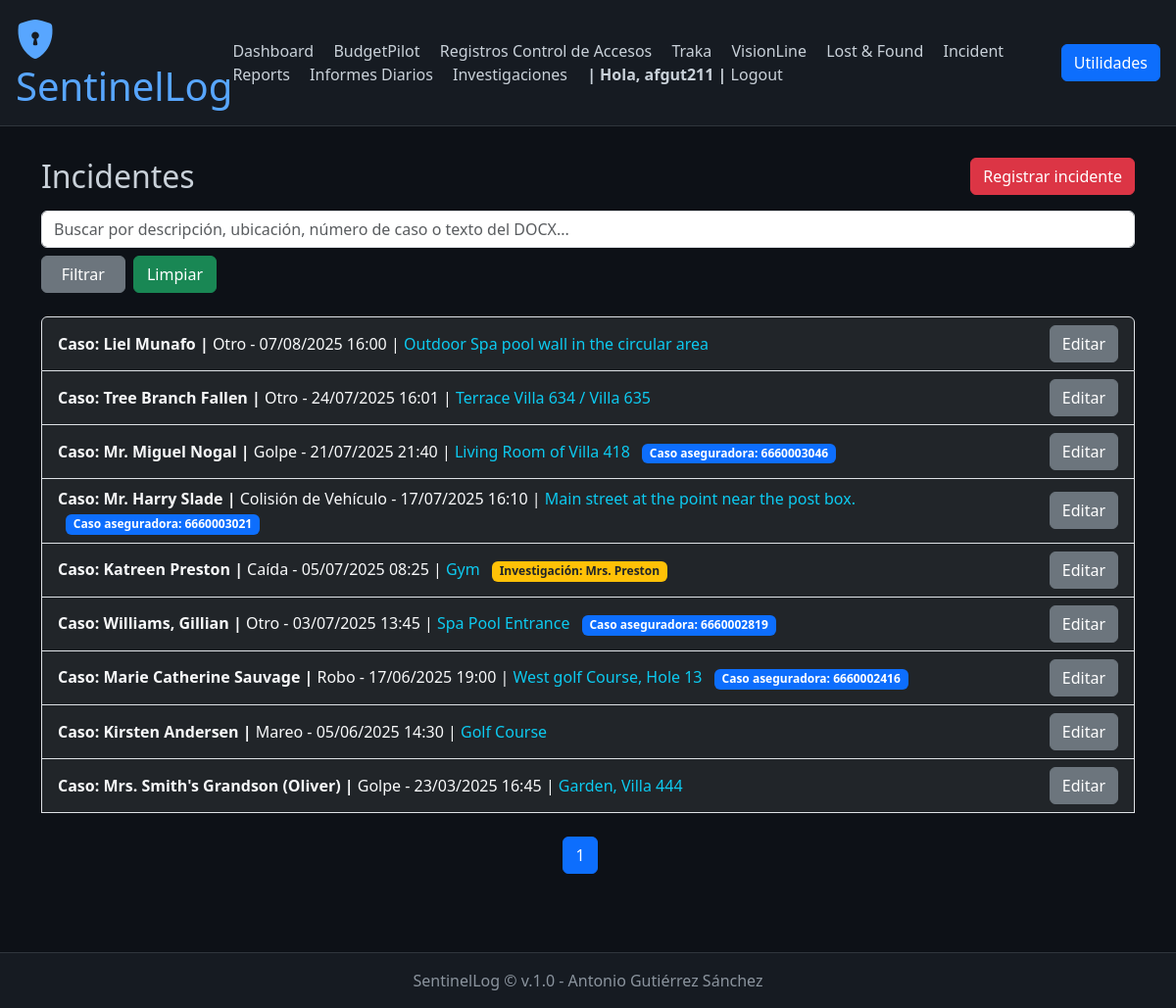
/incident_management/ (signed in), run on an earlier commit of the app's database.
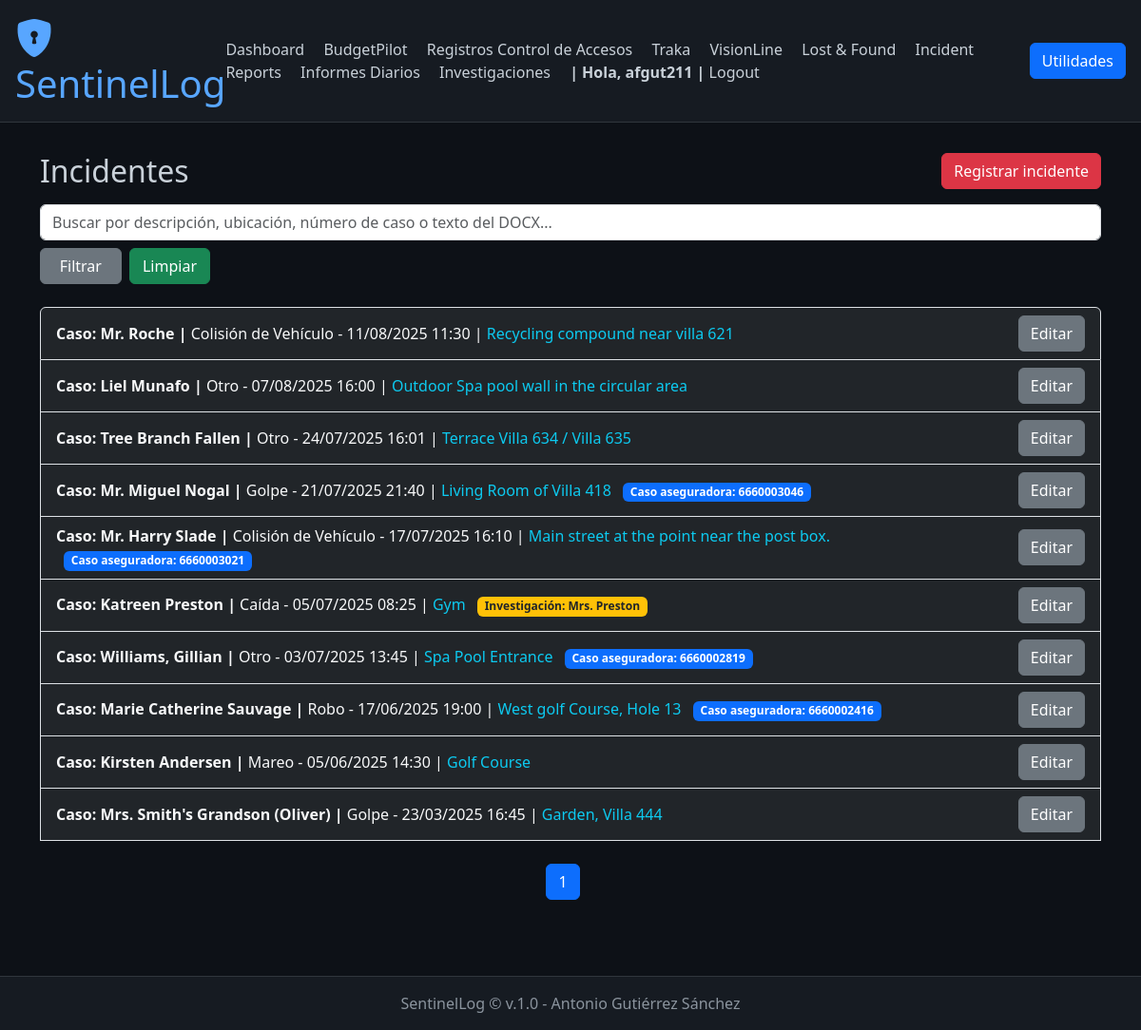
And on a later commit of the database.
### incident_management/models.py (models this page shows, shortened)
class Incident(models.Model):
    incident_type = models.ForeignKey(IncidentType, on_delete=models.PROTECT, null=True)
    affected_person = models.CharField("Persona afectada", max_length=100, blank=True, null=True)
    date = models.DateTimeField(help_text="Fecha y hora del incidente")
    location = models.CharField(max_length=255)
    description = models.TextField()
    reported_by = models.ForeignKey(User, on_delete=models.SET_NULL, null=True, related_name='incidents_reported')
    incident_report_docx = models.FileField(upload_to='incident_reports/docx/', null=True, blank=True, help_text="Archivo DOCX del Incident Report")
    insurance_case_number = models.CharField(max_length=100, blank=True, help_text="Número de caso de la aseguradora")
    related_investigation = models.ForeignKey(
        'investigations.InvestigationCase',
        on_delete=models.SET_NULL,
        null=True,
        blank=True,
        help_text="Relaciona este incidente con una investigación si aplica"
    )
    created_at = models.DateTimeField(auto_now_add=True)
    docx_text = models.TextField(blank=True, help_text="Texto extraído del DOCX para búsqueda")
    history = HistoricalRecords()

class IncidentType(models.Model):
    name = models.CharField(max_length=100, unique=True)

### investigations/models.py (models this page shows, shortened)
class InvestigationCase(models.Model):
    title = models.CharField(max_length=200)
    description = models.TextField()
    created_by = models.ForeignKey(User, on_delete=models.SET_NULL, null=True)
    created_at = models.DateTimeField(auto_now_add=True)
    is_closed = models.BooleanField(default=False)
    conclusiones = models.TextField(blank=True, null=True)
    pdf_last_saved = models.DateTimeField(blank=True, null=True)
    history = HistoricalRecords()

### incident_management/views.py (the view, shortened to what this page needs)
# urls.py: path('', views.index, name='daily_activity_index'),
def index(request):
    incidents = Incident.objects.all().order_by('-date')
    search = request.GET.get('search')
    paginator = Paginator(incidents, 10)  # 5 por página
    page_number = request.GET.get('page')
    page_obj = paginator.get_page(page_number)
    return render(request, 'incident_management/index.html', {
        'page_obj': page_obj,
        'search': search,
    })

### incident_management/templates/incident_management/index.html (shortened to what this page needs)
{% extends 'base.html' %}
{% block content %}
<div class="d-flex justify-content-between align-items-center mb-3">
    <h2 class="mb-0">Incidentes</h2>
    <a href="{% url 'add_incident' %}" class="btn btn-danger">
        Registrar incidente
    </a>
</div>
<form method="get" class="row g-2 mb-4">
    <div class="col-md-4 w-100">
        <input type="text" name="search" class="form-control" placeholder="Buscar por descripción, ubicación, número de caso o texto del DOCX..." value="{{ search|default_if_none:'' }}">
    </div>
    <div class="col-md-2 d-flex gap-2">
        <button type="submit" class="btn btn-secondary w-50">Filtrar</button>
        <a href="{% url 'incident_management_index' %}" class="btn btn-success w-50">Limpiar</a>
    </div>
</form>
<div class="list-group">
    {% for incident in page_obj %}
        <div class="list-group-item bg-dark text-light d-flex justify-content-between align-items-center">
            <div>
                <a href="{% url 'incident_detail' incident.pk %}" target="blank" class="text-light text-decoration-none">
                    <strong>Caso: {{ incident.affected_person|default:"-" }} | </strong>
                    {{ incident.incident_type.name }} - {{ incident.date|date:"d/m/Y H:i" }} |
                </a>
                <span class="text-info">{{ incident.location }}</span>
                {% if incident.insurance_case_number %}
                    <span class="badge bg-primary ms-2">Caso aseguradora: {{ incident.insurance_case_number }}</span>
                {% endif %}
                {% if incident.related_investigation %}
                    <span class="badge bg-warning text-dark ms-2">Investigación: {{ incident.related_investigation.title }}</span>
                {% endif %}
            </div>
            <a href="{% url 'edit_incident' incident.pk %}" target="blank" class="btn btn-secondary">
                Editar
            </a>
        </div>
    {% empty %}
        <div class="alert alert-info mb-0">
            No hay incidentes registrados.
        </div>
    {% endfor %}
    <br>
    {% with request.GET.urlencode as filter_query %}
        <nav aria-label="Paginación">
            <ul class="pagination justify-content-center">
                {% for num in page_obj.paginator.page_range %}
                {% if num <= 2 or num > page_obj.paginator.num_pages|add:'-2' or num >= page_obj.number|add:'-1' and num <= page_obj.number|add:'1' %}
                    <li class="page-item {% if page_obj.number == num %}active{% endif %}">
                    <a class="page-link" href="?{{ filter_query }}{% if filter_query %}&{% endif %}page={{ num }}">{{ num }}</a>
                    </li>
                {% elif num == 3 or num == page_obj.paginator.num_pages|add:'-2' %}
                    <li class="page-item disabled"><span class="page-link">…</span></li>
                {% endif %}
                {% endfor %}
            </ul>
        </nav>
    {% endwith %}
</div>
{% endblock %}

### templates/base.html (shortened to what this page needs)
<!DOCTYPE html>
<html lang="es">
<head>
    <link href="https://cdn.jsdelivr.net/npm/bootstrap@5.3.3/dist/css/bootstrap.min.css" rel="stylesheet">
    <link href="https://cdn.jsdelivr.net/npm/bootstrap-icons@1.10.5/font/bootstrap-icons.css" rel="stylesheet">
    <link href="https://cdnjs.cloudflare.com/ajax/libs/toastr.js/latest/toastr.min.css" rel="stylesheet"/>
</head>
<body>
    <header class="d-flex flex-column flex-md-row align-items-center justify-content-between">
        <h1><i class="bi bi-shield-lock-fill"></i> SentinelLog</h1>
        <nav class="mt-3 mt-md-0">
            <a href="/dashboard/">Dashboard</a>
            <a href="{% url 'budgetpilot:presupuesto_list' %}">BudgetPilot</a>
            <a href="{% url 'registro_list' %}">Registros Control de Accesos</a>
            <a href="{% url 'traka:user_list' %}">Traka</a>
            <a href="{% url 'visionline_operator_list' %}">VisionLine</a>
            <a href="{% url 'lostfound:list' %}">Lost &amp; Found</a>
            <a href="/incident_management/">Incident Reports</a>
            <a href="/daily_reports/">Informes Diarios</a>
            <a href="/investigations/">Investigaciones</a>
            {% if user.is_authenticated %}
            <span><b>| Hola, {{ user }} |</b></span>
            <a href="{% url 'account_logout' %}">Logout</a>
            {% else %}
                <a href="/accounts/login/">Login</a>
            {% endif %}
        </nav>
        <div class="order-1 order-md-0">
            <button class="btn btn-primary" type="button" data-bs-toggle="offcanvas" data-bs-target="#offcanvasWithBothOptions" aria-controls="offcanvasWithBothOptions">
                Utilidades
            </button>
        </div>
    </header>
    <main class="container">
        {% block content %}{% endblock %}
    </main>
    <footer>
        SentinelLog © {{ now|date:"YYYY" }} v.1.0 - Antonio Gutiérrez Sánchez
    </footer>
</body>
</html>

### templates/base.html (style rules this page uses)
body { background-color: #0d1117; color: #c9d1d9; }
header { background-color: #161b22; padding: 1rem; border-bottom: 1px solid #30363d; }
header h1 { color: #58a6ff; margin: 0; }
nav a { color: #c9d1d9; margin-right: 1rem; text-decoration: none; }
main { padding: 2rem; }
footer { background-color: #161b22; color: #8b949e; text-align: center; padding: 1rem; border-top: 1px solid #30363d; margin-top: 2rem; }

What changed in the data, as far as the page shows it:
added Incident: affected_person "Mr. Roche", incident_type.name "Colisión de Vehículo", date "11/08/2025 11:30", location "Recycling compound near villa 621"
